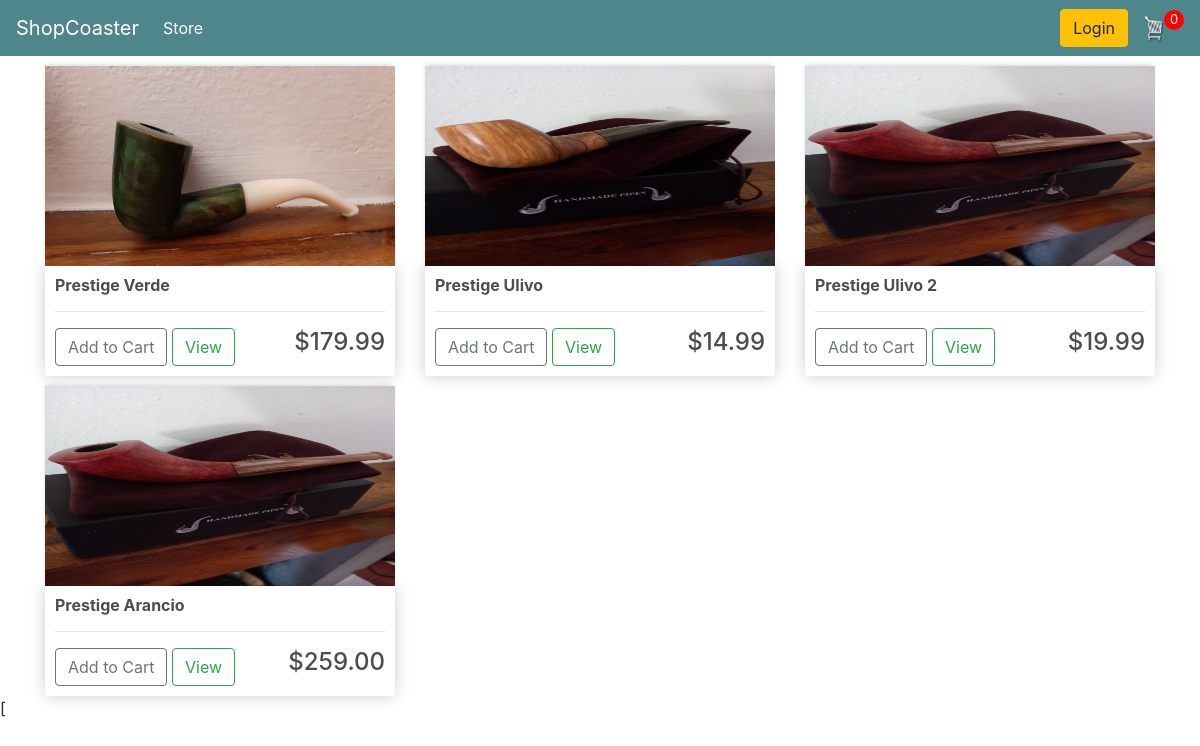
Before: / with the older database file.
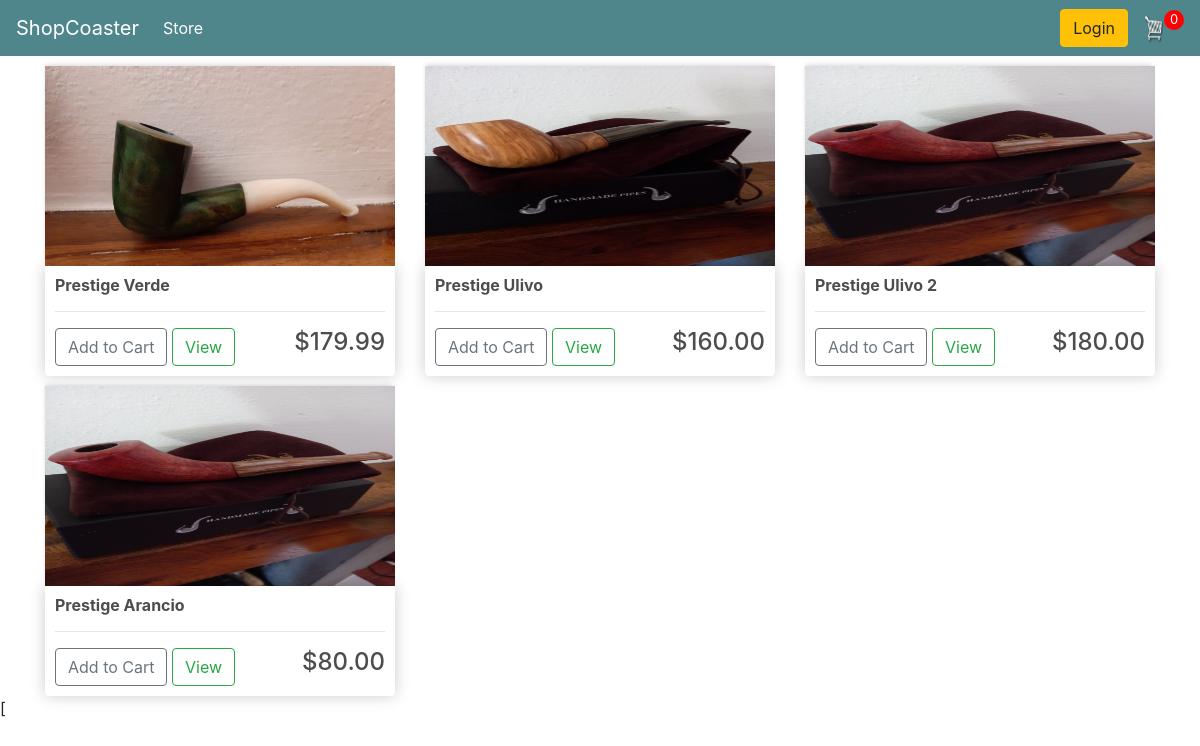
After: the same page with the newer database file.
### store/models.py (models this page shows, shortened)
class Product(models.Model):
    name = models.CharField(max_length=200)
    price = models.DecimalField(max_digits=7, decimal_places=2)
    digital = models.BooleanField(default=False, null=True, blank=True)
    image = models.ImageField(null=True, blank=True)

### store/views.py (the view)
# urls.py: path('',include('store.urls')),
def store(request):
    data = cartData(request)
    cartItems = data['cartItems']
    order=data['order']
    items=data['items']
    products = Product.objects.all()
    context = {'products': products, 'cartItems': cartItems}
    return render(request, 'store/store.html', context)

### store/utils.py (called while the page is built, shortened)
def cookieCart(request):
    try:
        cart = json.loads(request.COOKIES['cart'])
    except:
        cart = {}
    print(cart)
    items = []
    order = {'get_cart_total': 0, 'get_cart_items': 0, 'shipping': False}
    cartItems = order['get_cart_items']
    return {'cartItems':cartItems,'order':order,'items':items}

def cartData(request):
    if request.user.is_authenticated:
        customer = request.user.customer
        order, created = Order.objects.get_or_create(customer=customer, complete=False)
        items = order.orderitem_set.all()
        cartItems = order.get_cart_items
    else:
        cookieData = cookieCart(request)
        cartItems = cookieData['cartItems']
        order = cookieData['order']
        items = cookieData['items']
    return {'cartItems':cartItems,'order':order,'items':items}

### store/templates/store/store.html
{% extends 'store/main.html' %}
{% block content %}
{% load static %}
<link href="stylesheet" type="text/css" href="{% static 'css/main.css' %}">
<div class="row">
{% for product in products %}
    <div class="col-lg-4">
        <img class="thumbnail" src={{ product.image.url }} alt="{% static 'images/placeholder.png' %}"/>
     <div class="box-element product">
         <h6><strong>{{ product.name }}</strong></h6>
         <hr>
         <button data-product="{{ product.id }}" data-action="add" class="btn btn-outline-secondary add-btn update-cart">Add to Cart</button>
          <a class="btn btn-outline-success" href="#">View</a>
          <h4 style="display:inline-block;float: right;">${{ product.price|floatformat:2 }}</h4>
     </div>
    </div>
    <br>
{% endfor %}
</div>
{% endblock %}

Changed rows visible on the page:
changed Product "Prestige Ulivo": price "14.99" → "160.00"
changed Product "Prestige Ulivo 2": price "19.99" → "180.00"
changed Product "Prestige Arancio": price "259.00" → "80.00"
